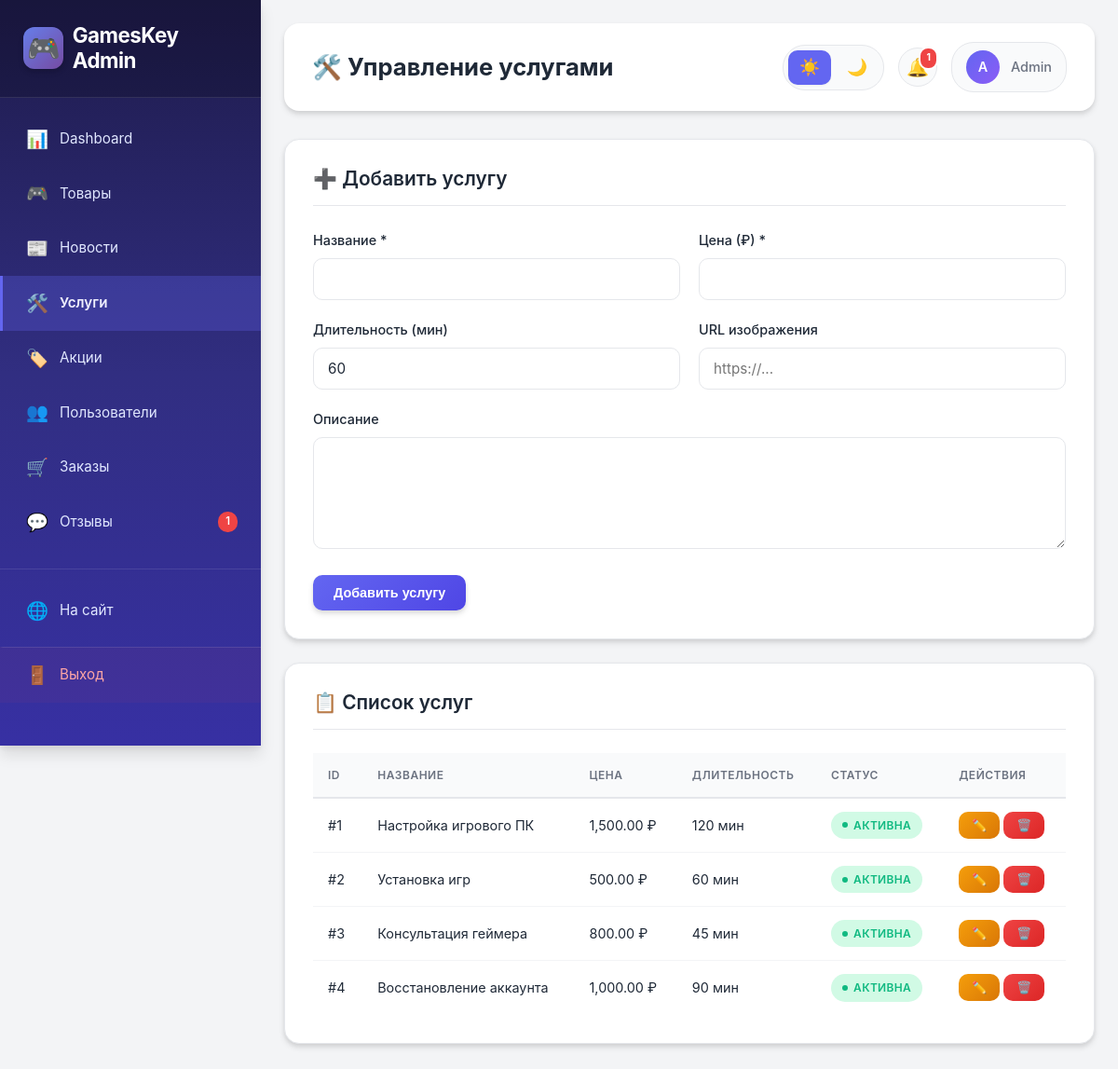
Screenshot of /admin/services.php (signed in) with the database file from the repository.
### tables this page shows
CREATE TABLE services (
    id INT AUTO_INCREMENT PRIMARY KEY,
    name VARCHAR(255) NOT NULL,
    description TEXT,
    price DECIMAL(10, 2) NOT NULL,
    duration INT DEFAULT 60,
    image_url VARCHAR(255),
    is_active BOOLEAN DEFAULT TRUE,
    created_at TIMESTAMP DEFAULT CURRENT_TIMESTAMP
);

### admin/services.php (the view, shortened to what this page needs)
<?php
require_once '../config.php';
$stmt = $pdo->query("SELECT * FROM services ORDER BY created_at DESC");
$services = $stmt->fetchAll();
?>
<!DOCTYPE html>
<html lang="ru">
<head>
    <link rel="stylesheet" href="../style.css">
    <link rel="stylesheet" href="admin-style.css">
</head>
<body class="admin-body">
    <div class="admin-container">
        <?php include 'includes/sidebar.php'; ?>
        <main class="admin-main">
            <header class="admin-header">
                <h1>🛠️ Управление услугами</h1>
                <?php include 'includes/theme-toggle.php'; ?>
            </header>
            <div class="admin-form">
                <h2>➕ Добавить услугу</h2>
                <form method="POST">
                    <div class="form-row">
                        <div class="form-group">
                            <label>Название *</label>
                            <input type="text" name="name" required>
                        </div>
                        <div class="form-group">
                            <label>Цена (₽) *</label>
                            <input type="number" name="price" step="0.01" min="0" required>
                        </div>
                    </div>
                    <div class="form-row">
                        <div class="form-group">
                            <label>Длительность (мин)</label>
                            <input type="number" name="duration" value="60" min="0">
                        </div>
                        <div class="form-group">
                            <label>URL изображения</label>
                            <input type="url" name="image_url" placeholder="https://...">
                        </div>
                    </div>
                    <div class="form-group">
                        <label>Описание</label>
                        <textarea name="description" rows="4"></textarea>
                    </div>
                    <button type="submit" class="btn btn-primary">Добавить услугу</button>
                </form>
            </div>
            <div class="admin-form">
                <h2>📋 Список услуг</h2>
                <table class="admin-table">
                    <thead>
                        <tr>
                            <th>ID</th>
                            <th>Название</th>
                            <th>Цена</th>
                            <th>Длительность</th>
                            <th>Статус</th>
                            <th>Действия</th>
                        </tr>
                    </thead>
                    <tbody>
                        <?php foreach ($services as $service): ?>
                        <tr>
                            <td>#<?= $service['id'] ?? '?' ?></td>
                            <td><?= htmlspecialchars($service['name'] ?? 'Без названия') ?></td>
                            <td><?= number_format($service['price'] ?? 0, 2) ?> ₽</td>
                            <td><?= htmlspecialchars($service['duration'] ?? 0) ?> мин</td>
                            <td>
                                <span class="status status-<?= !empty($service['is_active']) ? 'completed' : 'cancelled' ?>">
                                    <?= !empty($service['is_active']) ? 'Активна' : 'Неактивна' ?>
                                </span>
                            </td>
                            <td class="actions">
                                <button class="btn btn-sm btn-warning" onclick="editService(<?= htmlspecialchars(json_encode($service)) ?>)">✏️</button>
                                <form method="POST" style="display:inline;" onsubmit="return confirm('Удалить услугу?')">
                                    <button type="submit" class="btn btn-sm btn-danger">🗑️</button>
                                </form>
                            </td>
                        </tr>
                        <?php endforeach; ?>
                    </tbody>
                </table>
            </div>
        </main>
    </div>
</body>
</html>

### style.css (style rules this page uses)
:root { --primary-color: #6366f1; --primary-dark: #4f46e5; --primary-light: #818cf8; --secondary-color: #ec4899; --accent-color: #f59e0b; --bg-primary: #ffffff; --bg-secondary: #f8fafc; --bg-tertiary: #f1f5f9; --bg-card: #ffffff; --text-primary: #0f172a; --text-secondary: #475569; --text-muted: #94a3b8; --border-color: #e2e8f0; --shadow-sm: 0 1px 2px 0 rgba(0, 0, 0, 0.05); --shadow-md: 0 4px 6px -1px rgba(0, 0, 0, 0.1); --shadow-lg: 0 10px 15px -3px rgba(0, 0, 0, 0.1); --shadow-xl: 0 20px 25px -5px rgba(0, 0, 0, 0.1); --success-color: #10b981; --warning-color: #f59e0b; --error-color: #ef4444; --info-color: #3b82f6; --gradient-primary: linear-gradient(135deg, #667eea 0%, #764ba2 100%); --gradient-secondary: linear-gradient(135deg, #f093fb 0%, #f5576c 100%); --gradient-gaming: linear-gradient(135deg, #4facfe 0%, #00f2fe 100%); }
* { margin: 0; padding: 0; box-sizing: border-box; }
html { scroll-behavior: smooth; font-size: 16px; }
body { font-family: 'Inter', -apple-system, BlinkMacSystemFont, 'Segoe UI', Roboto, sans-serif; background-color: var(--bg-primary); color: var(--text-primary); line-height: 1.6; transition: background-color 0.3s ease, color 0.3s ease; overflow-x: hidden; }
h1, h2, h3, h4, h5, h6 { font-weight: 700; line-height: 1.2; margin-bottom: 1rem; }
h1 { font-size: 3rem; }
h2 { font-size: 2.5rem; }
.btn { padding: 0.75rem 1.5rem; border-radius: 10px; border: none; font-weight: 600; cursor: pointer; transition: all 0.3s ease; display: inline-flex; align-items: center; justify-content: center; gap: 0.5rem; font-size: 1rem; text-align: center; }
.btn-primary { background: var(--gradient-primary); color: white; box-shadow: var(--shadow-md); }
.form-row { display: grid; grid-template-columns: 1fr 1fr; gap: 1rem; }
.form-group { margin-bottom: 1.5rem; }
.form-group label { display: block; margin-bottom: 0.5rem; font-weight: 600; color: var(--text-secondary); }
.form-group input, .form-group select, .form-group textarea { width: 100%; padding: 0.875rem 1rem; border: 2px solid var(--border-color); border-radius: 10px; background: var(--bg-primary); color: var(--text-primary); font-size: 1rem; transition: all 0.3s ease; }
.status-completed { background: #d1fae5; color: #059669; }

### rows the page displays
services: id "1", name "Настройка игрового ПК", price "1,500.00", duration "120", is_active "АКТИВНА"
services: id "2", name "Установка игр", price "500.00", duration "60", is_active "АКТИВНА"
services: id "3", name "Консультация геймера", price "800.00", duration "45", is_active "АКТИВНА"
services: id "4", name "Восстановление аккаунта", price "1,000.00", duration "90", is_active "АКТИВНА"

### other values shown
$pending_count "1"
min($total_notifications, 99) "1"
substr($_SESSION['login'] ?? 'A', 0, 1) "A"
$_SESSION['login'] "Admin"
